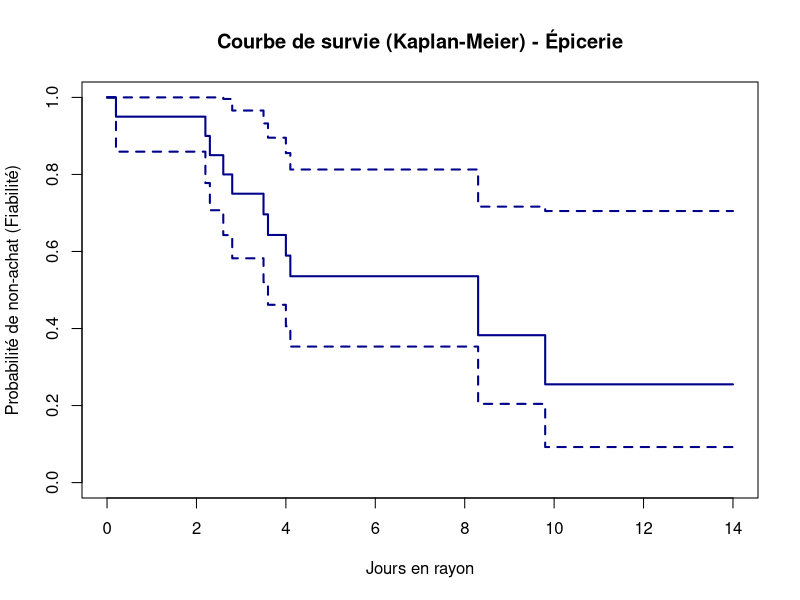

This chart was generated by the following R code:
## ---- chunk 1
library(survival)
library(fitdistrplus)
## ---- chunk 2
#| label: ex1-1
# Chargement et tri
data_pompe <- read.csv("../data/td_1/pompehydro.csv")
t_sorted <- sort(data_pompe$Temps)
n <- length(t_sorted)

# Fiabilité empirique et IC
R_hat <- (n - 1:n) / n
indices <- c(1, 5, 10, 50)
ic_95 <- 1.96 * sqrt((R_hat * (1 - R_hat)) / n)

# Affichage des résultats
res1.1 <- data.frame(t_i = t_sorted[indices], R_hat = R_hat[indices], 
                     LB = pmax(0, R_hat[indices] - ic_95[indices]), 
                     UB = pmin(1, R_hat[indices] + ic_95[indices]))
print(res1.1)

# Kaplan-Meier avec censure à 500h
status <- ifelse(t_sorted <= 500, 1, 0)
times_c <- pmin(t_sorted, 500)
km_fit <- survfit(Surv(times_c, status) ~ 1)
summary(km_fit, times = t_sorted[10])

## ---- chunk 3
#| label: ex1-2
# Utiliser read.csv2 ou spécifier dec = "," pour les fichiers européens
data_epi <- read.csv("../data/td_1/epicerie.csv", dec = ",", check.names = TRUE)

# On vérifie les noms exacts générés par R
# (Probablement "temps.passé.en.rayon" et "produit.acheté")

# Création de l'indicateur d'événement
# Ici, produit.acheté == 0 signifie que l'événement "Achat" a eu lieu (donnée non censurée)
data_epi$event <- ifelse(data_epi$produit.acheté == 0, 1, 0)

# Création de l'objet de survie et du modèle de Kaplan-Meier
km_epi <- survfit(Surv(temps.passé.en.rayon, event) ~ 1, data = data_epi)

# Affichage du graphique
plot(km_epi, 
     main="Courbe de survie (Kaplan-Meier) - Épicerie", 
     xlab="Jours en rayon", 
     ylab="Probabilité de non-achat (Fiabilité)",
     col="darkblue", 
     lwd=2,
     conf.int=TRUE) # Ajoute les bandes de confiance, c'est plus pro !

## ---- chunk 4
#| label: ex1-3
durees <- c(1.806, 2.274, 1.925, 1.280, 1.993, 2.104, 1.822, 1.491, 1.680, 1.650)

# Comparaison des modèles
fit_w <- fitdist(durees, "weibull")
fit_e <- fitdist(durees, "exp")
gofstat(list(fit_w, fit_e)) 

## ---- chunk 5
#| label: ex1-4
data_trans <- read.csv("../data/td_1/transistor.csv")

# 1. Estimation Exponentielle
lambda_hat <- 1 / mean(data_trans$TTF)
print(paste("Lambda chapeau :", lambda_hat))

# 2. Estimation Weibull
fit_wei_trans <- fitdist(data_trans$TTF, "weibull")
summary(fit_wei_trans)

## ---- chunk 6
#| label: ex1-5
lambda0 <- 55e-5
T_total <- 20 * 10 * 24
mu0 <- lambda0 * T_total

# Question 2 : p-valeur pour K=4
p_value <- 1 - ppois(3, mu0)
print(paste("P-valeur :", p_value))

# Question 3 : Calcul de beta (erreur type II) pour lambda = 180e-5
lambda1 <- 180e-5
mu1 <- lambda1 * T_total
k_crit <- qpois(0.95, mu0) + 1 
beta_err <- ppois(k_crit - 1, mu1)
print(paste("Probabilité d'erreur beta :", beta_err))
